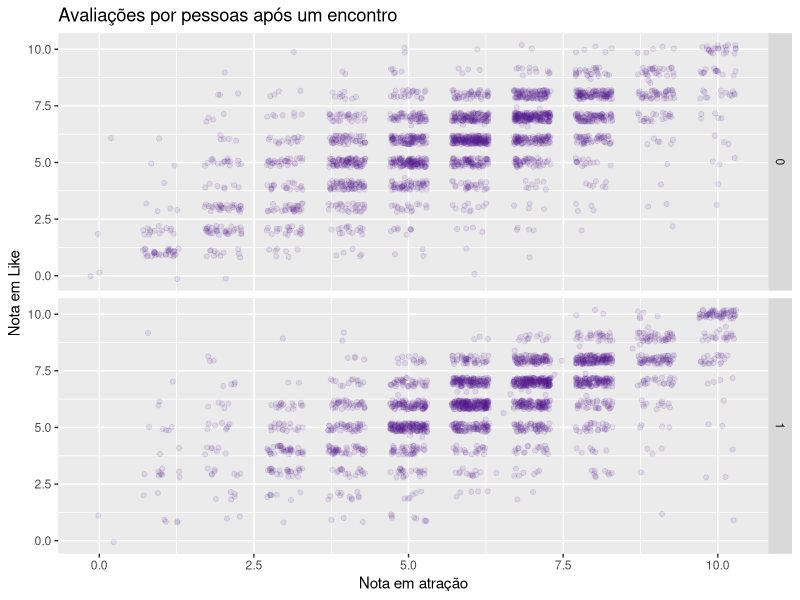
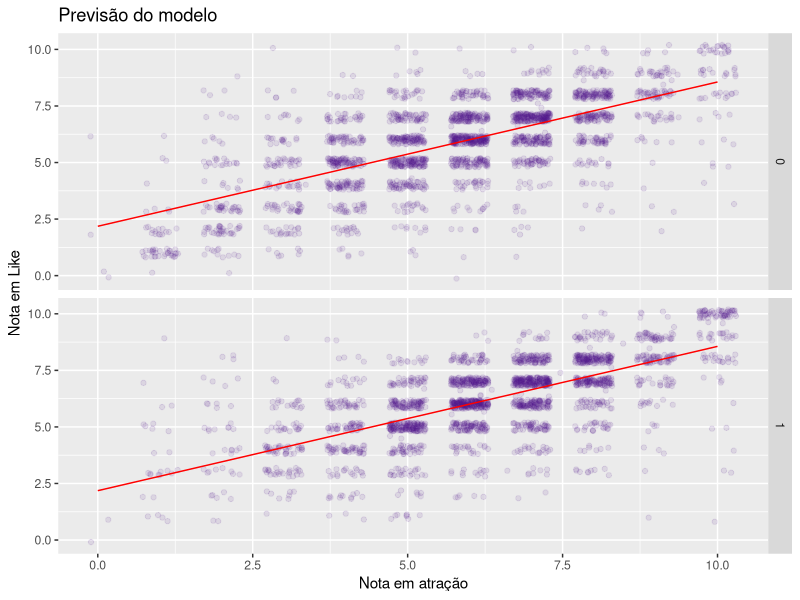
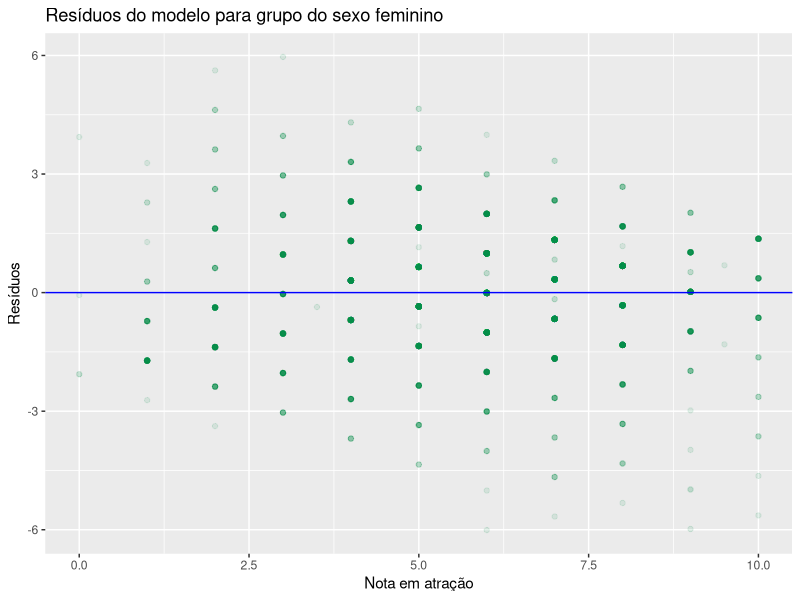
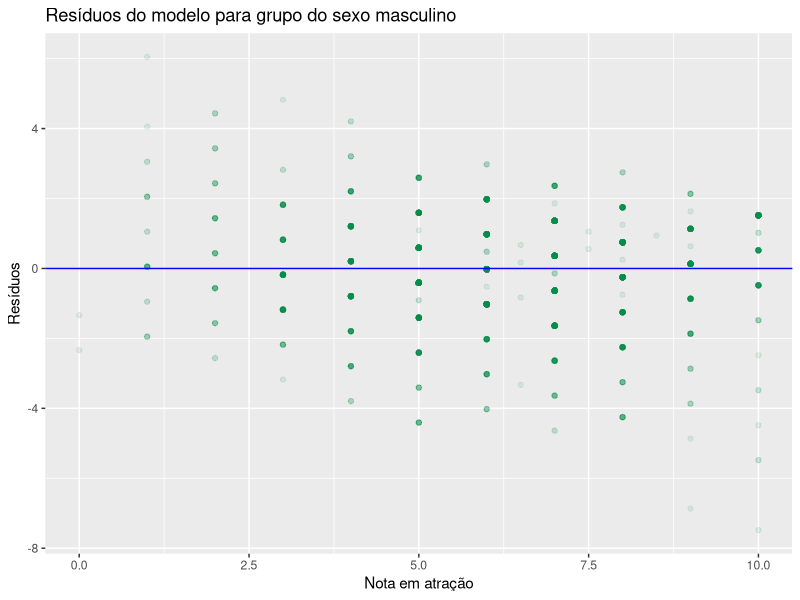
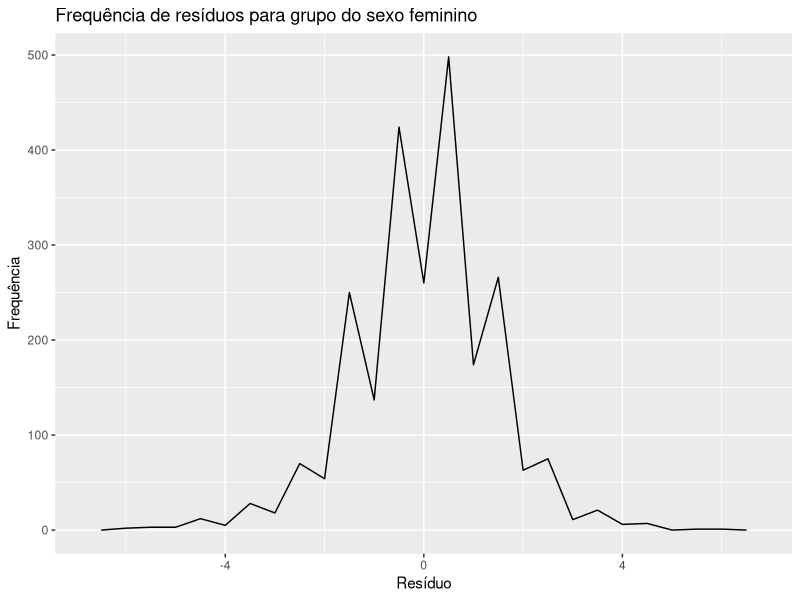
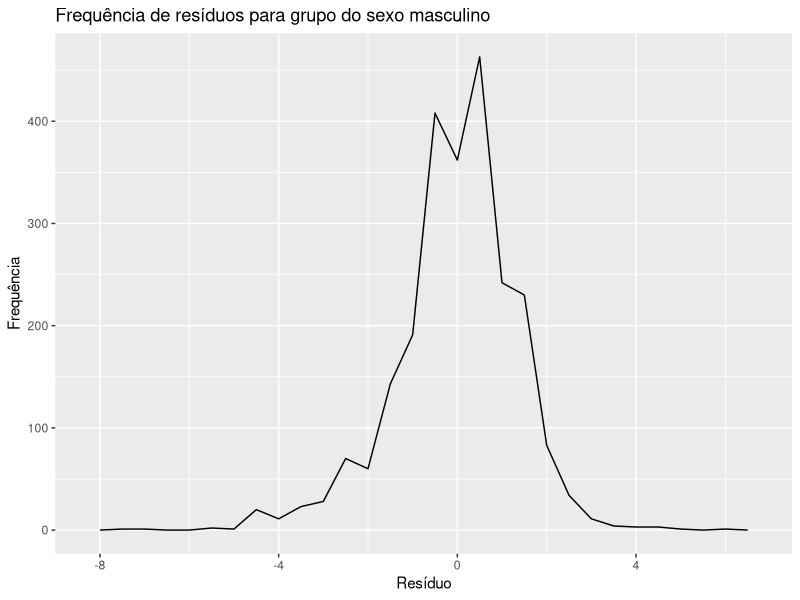

R code for these plots, in order:
## ---- chunk 1
knitr::opts_chunk$set(echo = TRUE)

library(ggplot2)
library(pscl)
library(dplyr, warn.conflicts = FALSE)
library(broom)
library(modelr)
## ---- chunk 2
data = read.csv("speed-dating.csv")
data = data.frame(data$iid, data$gender, data$attr, data$reading, data$museums, data$art, data$concerts, data$shar, data$like, data$prob, data$intel3_s)
names(data) <- c("id", "gender", "attr", "reading", "museums", "art", "concerts", "shar", "like", "prob", "selfIntel")

head(data)

## ---- chunk 3
womenLike = subset(data, data$gender == 0)
menLike = subset(data, data$gender == 1)
## ---- chunk 4

ggplot(data, aes(data$attr, data$like)) +
  geom_point(alpha = 0.1, position = position_jitter(width = 0.3), color="purple4") +
  labs(title="Avaliações por pessoas após um encontro", x= "Nota em atração", y="Nota em Like") +
  facet_grid(gender ~ ., scales = "free", space = "free")
## ---- chunk 5
dataLikeMod = lm(like ~ attr, data = data)

ggplot(data, aes(data$attr, data$like)) +  
  geom_point(alpha = 0.1, position = position_jitter(width = 0.3), color="purple4") + 
  labs(title="Previsão do modelo", x= "Nota em atração", y="Nota em Like") +  
  geom_line(aes(y = predict(dataLikeMod, data)), colour = "red") +
  facet_grid(gender ~ ., scales = "free", space = "free")

womenLikeMod = lm(like ~ attr, data = womenLike)
menLikeMod = lm(like ~ attr, data = menLike)
## ---- chunk 6
ggplot(womenLikeMod, aes(attr, .resid)) + 
  labs(title="Resíduos do modelo para grupo do sexo feminino", x= "Nota em atração", y="Resíduos") +
  geom_point(alpha = 0.1, color="springgreen4") +
  geom_hline(yintercept = 0, colour = "blue")

ggplot(menLikeMod, aes(attr, .resid)) +
   labs(title="Resíduos do modelo para grupo do sexo masculino", x= "Nota em atração", y="Resíduos") + 
  geom_point(alpha = 0.1, color="springgreen4") + 
  geom_hline(yintercept = 0, colour = "blue")
## ---- chunk 7

ggplot(womenLikeMod, aes(.resid)) + labs(title="Frequência de resíduos para grupo do sexo feminino", x= "Resíduo", y="Frequência") + 
  geom_freqpoly(binwidth = 0.5) 

ggplot(menLikeMod, aes(.resid)) + labs(title="Frequência de resíduos para grupo do sexo masculino", x= "Resíduo", y="Frequência") + 
  geom_freqpoly(binwidth = 0.5) 
## ---- chunk 8
tidy(womenLikeMod, conf.int = TRUE)
summary(womenLikeMod)
## ---- chunk 9
tidy(menLikeMod, conf.int = TRUE)
summary(menLikeMod)
## ---- chunk 10
